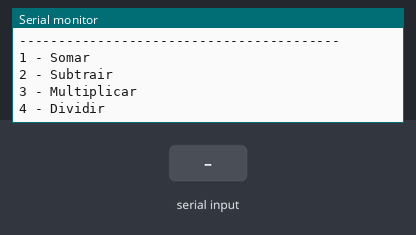
Bench run of a sketch on a simulated Arduino Uno, built with avr-gcc and run on an emulated ATmega328P. On the bench: the last lines printed to the serial monitor. The test bench sets the inputs (shaded band).

Above: at 1.0 s.
1.1 s: "sim" received over Serial
At 2.7 s:
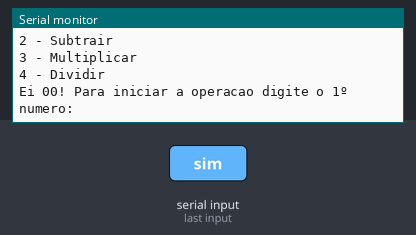
3.6 s: "90,45,200\n" received over Serial
At 6.3 s:
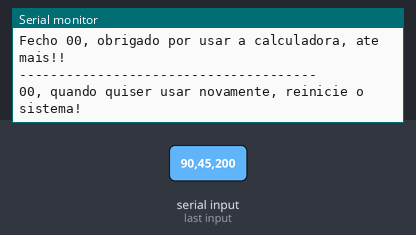

Measured:
- after the input at 1.1 s, the serial monitor: prints a new line after 1.0 s (image 1)
- after the input at 3.6 s, the serial monitor: prints a new line at once (image 2)

The sketch:

calculadora_com_menu1.ino
```cpp
/*

Calculadora com menu

*/
//Variáveis

float numero1 = 0.0;
float numero2 = 0.0;
float soma, subtracao, multiplicacao, divisao;
int escolhaDaOperacao;
int contador = 0;


void setup()
{
  Serial.begin(9600);


  do{
    Serial.println ("Bem-vindo(a) a calculadora dos 00's!!!☺ ");//pergunta
    Serial.println("-----------------------------------------");
    Serial.println();
    Serial.println("Escolha uma das opcoes/operacoes a seguir: ");
    Serial.println("-----------------------------------------");
    Serial.println();
    Serial.println("1 - Somar");
    Serial.println("2 - Subtrair");
    Serial.println("3 - Multiplicar");
    Serial.println("4 - Dividir");
    while(! Serial.available() );//espera o usuario digitar e precionar <Enter>
    escolhaDaOperacao = Serial.parseInt();//Armazena o que o usuário digitou na variável
    Serial.println();

    Serial.println("Ei 00! Para iniciar a operacao digite o 1º numero: ");
    while(! Serial.available() );//espera o usuario digitar e precionar <Enter>
    numero1 = Serial.parseFloat();//resposta do usario
    Serial.println();
    Serial.println("--------------------------------------");
    Serial.println();

    Serial.println("Boa 00! Agora digite o 2º numero: ");
    while(! Serial.available() );//espera o usuario digitar e precionar <Enter>
    numero2 = Serial.parseFloat();//resposta do usario
    Serial.println();
    Serial.println("--------------------------------------");
    Serial.println();

    if(escolhaDaOperacao == 1){
      soma = numero1 + numero2;
      Serial.println("CARAMBA 00! O resultado da sua soma foi: " + String(soma));
      Serial.println("--------------------------------------");
      Serial.println();
    } else if(escolhaDaOperacao == 2){
      subtracao = numero1 - numero2;
      Serial.println("CARAMBA 00! O resultado da sua subtracao foi: " + String(subtracao));
      Serial.println("--------------------------------------");
      Serial.println();
    } else if(escolhaDaOperacao == 3){
      multiplicacao = numero1 * numero2;
      Serial.println("CARAMBA 00! O resultado da sua multiplicacao foi: " + String(multiplicacao));
      Serial.println("--------------------------------------");
      Serial.println();
    } else if(escolhaDaOperacao == 4){
      divisao = numero1 / numero2;
      Serial.println("CARAMBA 00! O resultado da sua divisao foi: " + String(divisao));
      Serial.println("--------------------------------------");
      Serial.println();
    }

    Serial.println("Eai 00, deseja continuar operando?? se sim, digite [sim], se nao digite [nao]");
    while(! Serial.available() );


    if(Serial.readString() == "sim"){
      contador++;
      Serial.println();
    }
    else{
      contador = 0;
      Serial.println("Fecho 00, obrigado por usar a calculadora, ate mais!! ");
      Serial.println("--------------------------------------");
      Serial.println("00, quando quiser usar novamente, reinicie o sistema!");
      Serial.println();
    }

  }
  while(contador != 0);

  delay(2000);

}

void loop()
{
  //sem código
}
```
